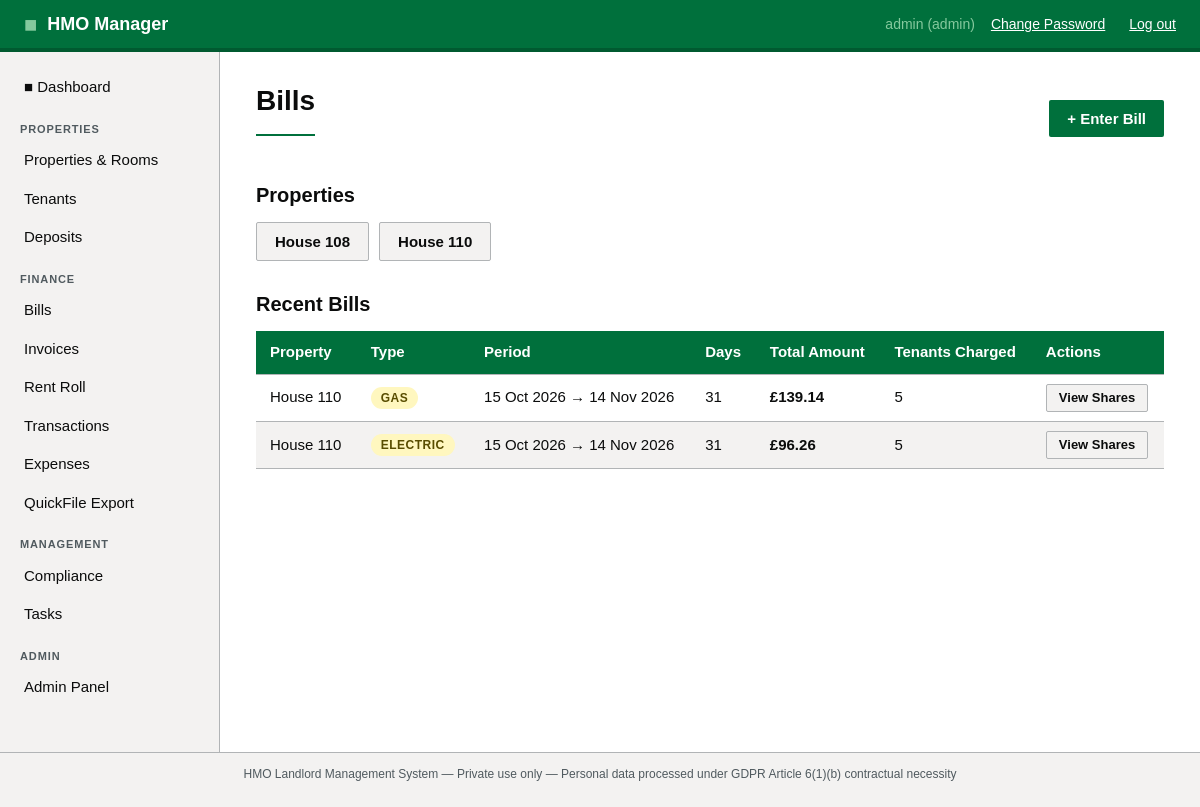
The app's page /bills/ (signed in) with its own data.
### app/models.py (models this page shows, shortened)
class User(UserMixin, db.Model):
    __tablename__ = 'users'
    id = db.Column(db.Integer, primary_key=True)
    username = db.Column(db.String(64), unique=True, nullable=False)
    email = db.Column(db.String(120), unique=True, nullable=False)
    password_hash = db.Column(db.String(256), nullable=False)
    role = db.Column(db.String(20), default='landlord')  # admin / landlord / tenant
    is_active = db.Column(db.Boolean, default=True)
    created_at = db.Column(db.DateTime, default=datetime.utcnow)
    properties = db.relationship('Property', backref='owner', lazy='dynamic')
    tenants = db.relationship('Tenant', backref='landlord', lazy='dynamic',
                               foreign_keys='Tenant.user_id')

class Property(db.Model):
    __tablename__ = 'properties'
    id = db.Column(db.Integer, primary_key=True)
    user_id = db.Column(db.Integer, db.ForeignKey('users.id'), nullable=False)
    address_line1 = db.Column(db.String(200), nullable=False)
    address_line2 = db.Column(db.String(200))
    city = db.Column(db.String(100))
    postcode = db.Column(db.String(20))
    property_ref = db.Column(db.String(50))
    created_at = db.Column(db.DateTime, default=datetime.utcnow)
    rooms = db.relationship('Room', backref='property', lazy='dynamic',
                             cascade='all, delete-orphan')
    bills = db.relationship('Bill', backref='property', lazy='dynamic')
    compliance_docs = db.relationship('ComplianceDocument', backref='property', lazy='dynamic')
    tasks = db.relationship('Task', backref='property', lazy='dynamic')

class Bill(db.Model):
    __tablename__ = 'bills'
    id = db.Column(db.Integer, primary_key=True)
    property_id = db.Column(db.Integer, db.ForeignKey('properties.id'), nullable=False)
    user_id = db.Column(db.Integer, db.ForeignKey('users.id'), nullable=False)
    bill_type = db.Column(db.String(30), nullable=False)  # gas / electric / council_tax
    amount = db.Column(db.Numeric(10, 2), nullable=False)
    period_start = db.Column(db.Date, nullable=False)
    period_end = db.Column(db.Date, nullable=False)
    days_in_period = db.Column(db.Integer)
    is_shared = db.Column(db.Boolean, default=True)
    date_entered = db.Column(db.Date, default=datetime.utcnow)
    notes = db.Column(db.Text)
    shares = db.relationship('BillTenantShare', backref='bill', lazy='dynamic',
                              cascade='all, delete-orphan')

### app/bills/routes.py (the view)
@bills_bp.route('/')
@login_required
@landlord_required
def index():
    if current_user.role == 'admin':
        properties = Property.query.order_by(Property.address_line1).all()
    else:
        properties = Property.query.filter_by(
            user_id=current_user.id
        ).order_by(Property.address_line1).all()
    property_ids = [p.id for p in properties]
    recent_bills = Bill.query.filter(
        Bill.property_id.in_(property_ids)
    ).order_by(Bill.period_end.desc()).limit(50).all()
    return render_template('bills/index.html',
                           properties=properties,
                           recent_bills=recent_bills)

### app/models.py (called while the page is built)
@login_manager.user_loader
def load_user(user_id):
    return User.query.get(int(user_id))

### app/utils.py (called while the page is built)
def landlord_required(f):
    @wraps(f)
    def decorated(*args, **kwargs):
        if not current_user.is_authenticated:
            return redirect(url_for('auth.login'))
        if current_user.role == 'tenant':
            flash('That area is for landlord accounts only.', 'error')
            return redirect(url_for('portal.index'))
        return f(*args, **kwargs)
    return decorated

### app/templates/bills/index.html (shortened to what this page needs)
{% extends "base.html" %}
{% block content %}
<div class="flex-between mb-2">
    <h1>Bills</h1>
    <a href="{{ url_for('bills.add') }}" class="btn btn-primary">+ Enter Bill</a>
</div>
<h2>Properties</h2>
<div style="display: flex; gap: 10px; flex-wrap: wrap; margin-bottom: 28px;">
    {% for prop in properties %}
    <a href="{{ url_for('bills.by_property', property_id=prop.id) }}"
       class="btn btn-secondary">
        {{ prop.property_ref or prop.address_line1 }}
    </a>
    {% endfor %}
</div>
<h2>Recent Bills</h2>
{% if recent_bills %}
<table>
    <thead>
        <tr>
            <th>Property</th>
            <th>Type</th>
            <th>Period</th>
            <th>Days</th>
            <th>Total Amount</th>
            <th>Tenants Charged</th>
            <th>Actions</th>
        </tr>
    </thead>
    <tbody>
        {% for bill in recent_bills %}
        <tr>
            <td>{{ bill.property.property_ref or bill.property.address_line1 }}</td>
            <td>
                {% if bill.bill_type == 'gas' %}
                    <span class="badge badge-yellow">Gas</span>
                {% elif bill.bill_type == 'electric' %}
                    <span class="badge badge-yellow">Electric</span>
                {% elif bill.bill_type == 'council_tax' %}
                    <span class="badge badge-green">Council Tax</span>
                {% else %}
                    <span class="badge badge-grey">{{ bill.bill_type }}</span>
                {% endif %}
            </td>
            <td>
                {{ bill.period_start.strftime('%d %b %Y') }}
                &rarr; {{ bill.period_end.strftime('%d %b %Y') }}
            </td>
            <td>{{ bill.days_in_period }}</td>
            <td><strong>£{{ '%.2f'|format(bill.amount) }}</strong></td>
            <td>{{ bill.shares.count() }}</td>
            <td>
                <a href="{{ url_for('bills.view', bill_id=bill.id) }}"
                   class="btn btn-secondary btn-sm">View Shares</a>
            </td>
        </tr>
        {% endfor %}
    </tbody>
</table>
{% endif %}
{% endblock %}

### app/templates/base.html (shortened to what this page needs)
<!DOCTYPE html>
<html lang="en">
<head>
    <link rel="stylesheet" href="{{ url_for('static', filename='css/main.css') }}">
</head>
<body>
<header class="site-header">
    <div class="header-inner">
        <div class="logo">
            <span class="logo-mark">&#9632;</span>
            <span class="logo-text">HMO Manager</span>
        </div>
        {% if current_user.is_authenticated %}
        <nav class="header-nav">
            {% if current_user.role == 'tenant' %}
            <span class="user-info">&#128100; {{ current_user.username }}</span>
            {% else %}
            <span class="user-info">{{ current_user.username }} ({{ current_user.role }})</span>
            {% endif %}
            <a href="{{ url_for('auth.change_password') }}" class="btn-link" style="margin-right:8px;">Change Password</a>
            <a href="{{ url_for('auth.logout') }}" class="btn-link">Log out</a>
        </nav>
        {% endif %}
    </div>
</header>
<div class="layout">
    {% if current_user.is_authenticated %}
    <aside class="sidebar">
        <nav class="sidebar-nav">
            <ul>
            {% if current_user.role == 'tenant' %}
                <li><a href="{{ url_for('portal.index') }}" class="nav-link">&#9632; My Home</a></li>
                <li class="nav-section">My Tenancy</li>
                <li><a href="{{ url_for('portal.profile') }}" class="nav-link">My Details</a></li>
                <li><a href="{{ url_for('portal.contracts') }}" class="nav-link">My Contracts</a></li>
                <li class="nav-section">Finance</li>
                <li><a href="{{ url_for('portal.rent_roll') }}" class="nav-link">My Account</a></li>
                <li><a href="{{ url_for('portal.invoices') }}" class="nav-link">My Invoices</a></li>
                <li class="nav-section">Requests</li>
                <li><a href="{{ url_for('portal.tasks') }}" class="nav-link">My Requests</a></li>
                <li><a href="{{ url_for('portal.add_task') }}" class="nav-link">+ New Request</a></li>
            {% else %}
                <li><a href="{{ url_for('dashboard.index') }}" class="nav-link">&#9632; Dashboard</a></li>
                <li class="nav-section">Properties</li>
                <li><a href="{{ url_for('properties.index') }}" class="nav-link">Properties &amp; Rooms</a></li>
                <li><a href="{{ url_for('tenants.index') }}" class="nav-link">Tenants</a></li>
                <li><a href="{{ url_for('deposits.index') }}" class="nav-link">Deposits</a></li>
                <li class="nav-section">Finance</li>
                <li><a href="{{ url_for('bills.index') }}" class="nav-link">Bills</a></li>
                <li><a href="{{ url_for('invoices.index') }}" class="nav-link">Invoices</a></li>
                <li><a href="{{ url_for('invoices.rent_roll') }}" class="nav-link">Rent Roll</a></li>
                <li><a href="{{ url_for('transactions.index') }}" class="nav-link">Transactions</a></li>
                <li><a href="{{ url_for('expenses.index') }}" class="nav-link">Expenses</a></li>
                <li><a href="{{ url_for('reports.index') }}" class="nav-link">QuickFile Export</a></li>
                <li class="nav-section">Management</li>
                <li><a href="{{ url_for('compliance.index') }}" class="nav-link">Compliance</a></li>
                <li><a href="{{ url_for('tasks.index') }}" class="nav-link">Tasks</a></li>
                {% if current_user.role == 'admin' %}
                <li class="nav-section">Admin</li>
                <li><a href="{{ url_for('admin.index') }}" class="nav-link">Admin Panel</a></li>
                {% endif %}
            {% endif %}
            </ul>
        </nav>
    </aside>
    {% endif %}
    <main class="main-content">
        {% block content %}{% endblock %}
    </main>
</div>
<footer class="site-footer">
    <p>HMO Landlord Management System &mdash; Private use only &mdash;
    Personal data processed under GDPR Article 6(1)(b) contractual necessity</p>
</footer>
</body>
</html>

### app/static/css/main.css (style rules this page uses)
:root { --green-primary: #00703c; --green-dark: #005a30; --green-light: #e8f5ee; --green-accent: #85c99e; --white: #ffffff; --grey-light: #f3f2f1; --grey-mid: #b1b4b6; --grey-dark: #505a5f; --text-primary: #0b0c0c; --text-secondary: #505a5f; --error: #d4351c; --warning: #fd0; --border: #b1b4b6; --sidebar-width: 220px; --header-height: 52px; }
* { box-sizing: border-box; margin: 0; padding: 0; }
body { font-family: "GDS Transport", Arial, sans-serif; font-size: 16px; line-height: 1.5; color: var(--text-primary); background: var(--white); }
.site-header { background: var(--green-primary); color: var(--white); height: var(--header-height); position: sticky; top: 0; z-index: 100; border-bottom: 4px solid var(--green-dark); }
.header-inner { display: flex; align-items: center; justify-content: space-between; padding: 0 24px; height: 100%; }
.logo { display: flex; align-items: center; gap: 10px; font-size: 18px; font-weight: 700; color: var(--white); text-decoration: none; }
.logo-mark { color: var(--green-accent); font-size: 22px; }
.header-nav { display: flex; align-items: center; gap: 16px; font-size: 14px; }
.user-info { color: var(--green-accent); }
.btn-link { color: var(--white); text-decoration: underline; cursor: pointer; }
.layout { display: flex; min-height: calc(100vh - var(--header-height) - 48px); }
.sidebar { width: var(--sidebar-width); background: var(--grey-light); border-right: 1px solid var(--border); padding: 16px 0; flex-shrink: 0; }
.sidebar-nav ul { list-style: none; }
.sidebar-nav .nav-link { display: block; padding: 8px 20px; color: var(--text-primary); text-decoration: none; font-size: 15px; border-left: 4px solid transparent; transition: background 0.15s, border-color 0.15s; }
.nav-section { padding: 14px 20px 4px; font-size: 11px; font-weight: 700; text-transform: uppercase; letter-spacing: 0.08em; color: var(--grey-dark); }
.main-content { flex: 1; padding: 28px 36px; overflow-x: auto; }
h1 { font-size: 28px; font-weight: 700; color: var(--text-primary); margin-bottom: 20px; padding-bottom: 12px; border-bottom: 2px solid var(--green-primary); }
h2 { font-size: 20px; font-weight: 700; margin: 24px 0 12px; color: var(--text-primary); }
p { margin-bottom: 12px; color: var(--text-secondary); }
.btn { display: inline-block; padding: 8px 18px; font-size: 15px; font-weight: 600; border: none; border-radius: 2px; cursor: pointer; text-decoration: none; line-height: 1.4; }
.btn-primary { background: var(--green-primary); color: var(--white); }
.btn-secondary { background: var(--grey-light); color: var(--text-primary); border: 1px solid var(--border); }
.btn-sm { padding: 4px 12px; font-size: 13px; }
table { width: 100%; border-collapse: collapse; font-size: 15px; margin-bottom: 24px; }
thead th { background: var(--green-primary); color: var(--white); padding: 10px 14px; text-align: left; font-weight: 600; }
tbody tr:nth-child(even) { background: var(--grey-light); }
td, th { padding: 9px 14px; border-bottom: 1px solid var(--border); vertical-align: middle; }
.badge { display: inline-block; padding: 2px 10px; border-radius: 12px; font-size: 12px; font-weight: 700; text-transform: uppercase; letter-spacing: 0.04em; }
.badge-yellow { background: #fff7bf; color: #594d00; }
.site-footer { background: var(--grey-light); border-top: 1px solid var(--border); padding: 12px 24px; font-size: 12px; color: var(--grey-dark); text-align: center; }
.mb-2 { margin-bottom: 16px; }
.flex-between { display: flex; justify-content: space-between; align-items: center; }

### records on screen
User: username "admin", role "admin"
Property: property_ref "House 108"
Property: property_ref "House 110"
Bill: property "House 110", bill_type "GAS", period_start "15 Oct 2026", period_end "14 Nov 2026", days_in_period "31", amount "139.14", shares.count "5"
Bill: property "House 110", bill_type "ELECTRIC", period_start "15 Oct 2026", period_end "14 Nov 2026", days_in_period "31", amount "96.26", shares.count "5"
